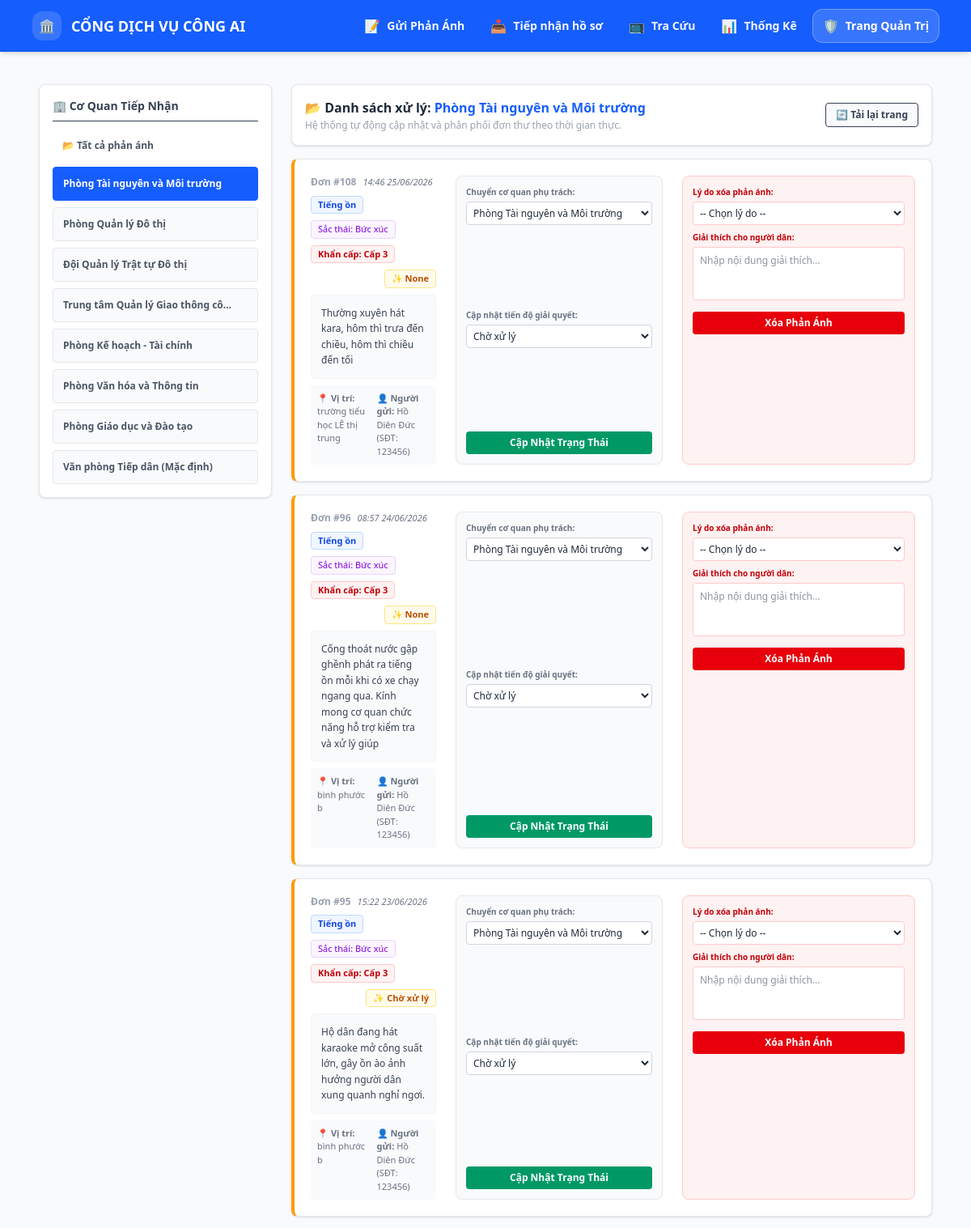
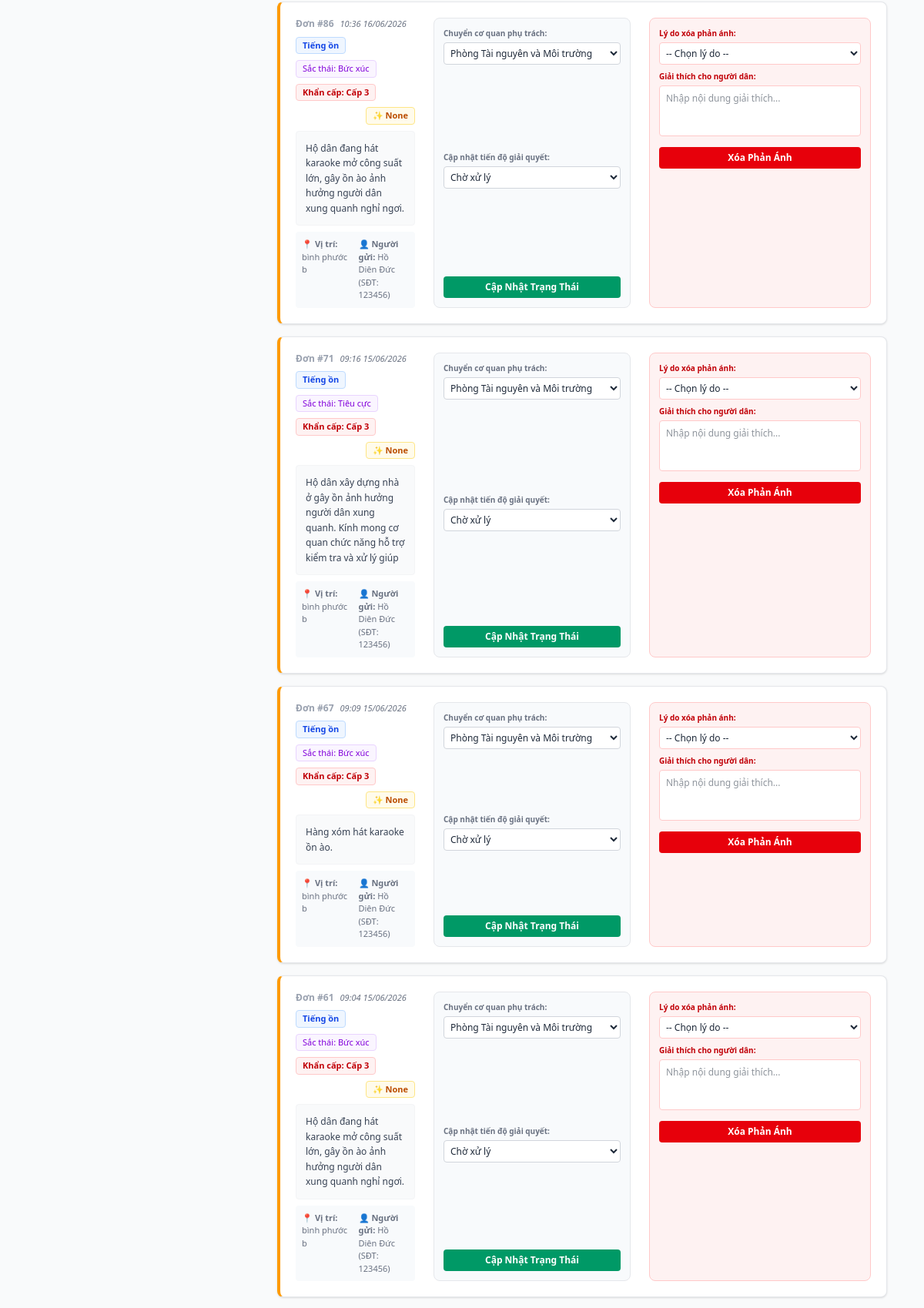
/admin?phong_id=1 (upper part), run on the app's committed database (2 pictures, top to bottom).
### tables this page shows
CREATE TABLE config_phong_ban (
                        id INTEGER PRIMARY KEY AUTOINCREMENT,
                        ten_phong TEXT,
                        linh_vuc_phu_trach TEXT UNIQUE);

CREATE TABLE phan_anh (
                        id INTEGER PRIMARY KEY AUTOINCREMENT,
                        noi_dung TEXT,
                        file_dinh_kem TEXT,
                        dia_chi TEXT,
                        ten_nguoi_gui TEXT,
                        sdt TEXT,
                        linh_vuc TEXT,
                        tu_khoa TEXT,
                        sac_thai TEXT,
                        do_khan_cap INTEGER,
                        phong_ban_id INTEGER,
                        trang_thai TEXT,
                        ngay_gui TEXT,
                        trang_thai_duyet TEXT DEFAULT 'Cho_tiep_nhan', ly_do_xoa TEXT, giai_thich_xoa TEXT, ngay_xoa TEXT, lat REAL, lng REAL);

### app.py (the view, shortened to what this page needs)
@app.route('/admin', methods=['GET', 'POST'])
def page_admin():
    conn = sqlite3.connect(DB_FILE)
    cursor = conn.cursor()
    message = None
    msg_type = None  # 'success' | 'error'
    allowed_trang_thai = {'Chờ xử lý', 'Đang xử lý', 'Đã hoàn thành', 'Chuyển cấp', 'Trả về'}
    allowed_ly_do_xoa = {'Phản ánh bị trùng', 'Không thuộc phạm vi giải quyết'}
    selected_phong_id = request.args.get('phong_id', type=int)
    sql_query = """
        SELECT pa.id, pa.noi_dung, pa.file_dinh_kem, pa.dia_chi, pa.ten_nguoi_gui,
               pa.sdt, pa.linh_vuc, pa.sac_thai, pa.do_khan_cap, pa.trang_thai,
               pa.phong_ban_id, pa.ngay_gui
        FROM phan_anh pa
        LEFT JOIN config_phong_ban pb ON pa.phong_ban_id = pb.id
        WHERE pa.trang_thai_duyet NOT IN ('Cho_tiep_nhan', 'Da_xoa')
    """
    if selected_phong_id:
        cursor.execute(sql_query + " AND phong_ban_id = ? ORDER BY pa.id DESC", (selected_phong_id,))
    else:
        cursor.execute(sql_query + " ORDER BY pa.id DESC")
    list_phan_anh = cursor.fetchall()
    cursor.execute("SELECT id, ten_phong FROM config_phong_ban")
    list_phong_ban = cursor.fetchall()
    conn.close()
    return render_template('admin.html', list_phan_anh=list_phan_anh, list_phong_ban=list_phong_ban, selected_phong_id=selected_phong_id, message=message, msg_type=msg_type)

### templates/admin.html (shortened to what this page needs)
{% extends "layout.html" %}
{% block content %}
<div class="flex flex-col lg:flex-row gap-6 mt-4">
    <div class="w-full lg:w-72 shrink-0 bg-white p-4 rounded-lg border border-gray-200 shadow-sm h-fit">
        <h3 class="font-bold text-gray-700 text-sm mb-3 pb-2 border-b flex items-center gap-2">
            🏢 Cơ Quan Tiếp Nhận
        </h3>
        <div class="space-y-2">
            <a href="{{ url_for('page_admin') }}" class="block px-3 py-2.5 rounded text-xs font-semibold transition {% if not selected_phong_id %} bg-blue-600 text-white {% else %} text-gray-600 hover:bg-gray-100 {% endif %}">
                📂 Tất cả phản ánh
            </a>
            {% for pb_id, pb_ten in list_phong_ban %}
            <a href="{{ url_for('page_admin', phong_id=pb_id) }}"
               id="nav-phong-{{ pb_id }}"
               onclick="clearBadge('{{ pb_id }}')"
               class="relative block px-3 py-3 rounded text-xs font-semibold transition flex justify-between items-center border {% if selected_phong_id == pb_id %} bg-blue-600 text-white border-blue-600 {% else %} text-gray-600 bg-gray-50 hover:bg-gray-100 border-gray-200 {% endif %}">
                <span class="truncate pr-4">{{ pb_ten }}</span>
            </a>
            {% endfor %}
        </div>
    </div>
    <div class="flex-1 space-y-4">
        <div class="bg-white p-4 border border-gray-200 rounded-lg shadow-sm flex justify-between items-center">
            <div>
                <h2 class="text-base font-bold text-gray-800">
                    📂 {% if selected_phong_id %}Danh sách xử lý: <span class="text-blue-600">{% for p_id, p_ten in list_phong_ban %}{% if p_id == selected_phong_id %}{{ p_ten }}{% endif %}{% endfor %}</span>{% else %}Tổng hợp tất cả phản ánh toàn hệ thống{% endif %}
                </h2>
                <p class="text-xs text-gray-400 mt-0.5">Hệ thống tự động cập nhật và phân phối đơn thư theo thời gian thực.</p>
            </div>
            <button onclick="window.location.reload()" class="bg-gray-50 hover:bg-gray-100 text-gray-700 font-semibold py-1.5 px-3 rounded text-xs transition border flex items-center gap-1">
                🔄 Tải lại trang
            </button>
        </div>
        <div id="danh-sach-don-thu" class="space-y-4">
            {% for id, noi_dung, file_dinh_kem, dia_chi, ten_nguoi_gui, sdt, linh_vuc, sac_thai, do_khan_cap, trang_thai, phong_ban_id,ngay_gui in list_phan_anh %}
            <div class="bg-white border border-gray-200 rounded-lg p-5 shadow-sm flex flex-col md:flex-row justify-between gap-6 border-l-4
            {% if do_khan_cap is not none and do_khan_cap >= 4 %}
        border-l-red-500
    {% elif do_khan_cap is not none and do_khan_cap == 3 %}
        border-l-amber-500
    {% else %}
        border-l-blue-500
    {% endif %}">
                <div class="flex-1 space-y-2">
                    <div class="flex flex-wrap items-center gap-2 text-[11px]">
                        <span class="font-bold text-gray-400 text-xs">Đơn #{{ id }}</span>
                        <span class="text-gray-500 italic"> {{ ngay_gui }}</span>
                        <span class="bg-blue-50 text-blue-700 px-2 py-0.5 rounded font-bold border border-blue-200">{{ linh_vuc }}</span>
                        <span class="bg-purple-50 text-purple-700 px-2 py-0.5 rounded border border-purple-200">Sắc thái: {{ sac_thai }}</span>
                        <span class="bg-red-50 text-red-700 px-2 py-0.5 rounded font-bold border border-red-200">Khẩn cấp: Cấp {{ do_khan_cap }}</span>
                        <span class="bg-amber-50 text-amber-700 px-2 py-0.5 rounded font-bold border border-amber-200 ml-auto">✨ {{ trang_thai }}</span>
                    </div>
                    <p class="text-gray-700 text-xs bg-gray-50 p-3 rounded font-medium border border-gray-100 leading-relaxed">{{ noi_dung }}</p>
                    <div class="text-[11px] text-gray-500 grid grid-cols-1 sm:grid-cols-2 gap-2 bg-slate-50 p-2 rounded">
                        <p>📍 <strong>Vị trí:</strong> {{ dia_chi }}</p>
                        <p>👤 <strong>Người gửi:</strong> {{ ten_nguoi_gui }} (SĐT: {{ sdt }})</p>
                    </div>
                </div>
                <form method="POST" class="w-full md:w-64 bg-slate-50 p-3 rounded-lg border border-gray-200 flex flex-col justify-between gap-2 shrink-0">
                    <div>
                        <label class="block text-[10px] font-bold text-gray-500 mb-1">Chuyển cơ quan phụ trách:</label>
                        <select name="phong_ban_id" class="w-full bg-white border border-gray-300 p-1 rounded text-xs outline-none">
                            {% for p_id, p_ten in list_phong_ban %}
                            <option value="{{ p_id }}" {% if p_id == phong_ban_id %} selected {% endif %}>{{ p_ten }}</option>
                            {% endfor %}
                        </select>
                    </div>
                    <div>
                        <label class="block text-[10px] font-bold text-gray-500 mb-1">Cập nhật tiến độ giải quyết:</label>
                        <select name="trang_thai" class="w-full bg-white border border-gray-300 p-1 rounded text-xs outline-none">
                            <option value="Chờ xử lý" {% if trang_thai == 'Chờ xử lý' %} selected {% endif %}>Chờ xử lý</option>
                        </select>
                    </div>
                    <button type="submit" class="w-full bg-emerald-600 text-white text-xs py-1.5 rounded font-bold hover:bg-emerald-700 transition">Cập Nhật Trạng Thái</button>
                </form>
                <form method="POST" class="w-full md:w-72 bg-red-50 p-3 rounded-lg border border-red-200 flex flex-col gap-2 shrink-0"
                      onsubmit="return confirm('Xóa phản ánh này khỏi danh sách xử lý? Lý do sẽ được hiển thị cho người dân.');">
                    <div>
                        <label class="block text-[10px] font-bold text-red-700 mb-1">Lý do xóa phản ánh:</label>
                        <select name="ly_do_xoa" class="w-full bg-white border border-red-200 p-1 rounded text-xs outline-none" required>
                            <option value="">-- Chọn lý do --</option>
                        </select>
                    </div>
                    <div>
                        <label class="block text-[10px] font-bold text-red-700 mb-1">Giải thích cho người dân:</label>
                        <textarea name="giai_thich_xoa" rows="3" class="w-full bg-white border border-red-200 p-2 rounded text-xs outline-none resize-none" placeholder="Nhập nội dung giải thích..." required></textarea>
                    </div>
                    <button type="submit" class="w-full bg-red-600 text-white text-xs py-1.5 rounded font-bold hover:bg-red-700 transition">Xóa Phản Ánh</button>
                </form>
            </div>
            {% endfor %}
        </div>
    </div>
</div>
{% endblock %}

### data on the page
config_phong_ban: ten_phong "Phòng Tài nguyên và Môi trường"
config_phong_ban: ten_phong "Phòng Quản lý Đô thị"
config_phong_ban: ten_phong "Đội Quản lý Trật tự Đô thị"
config_phong_ban: ten_phong "Trung tâm Quản lý Giao thông cô…"
config_phong_ban: ten_phong "Phòng Kế hoạch - Tài chính"
config_phong_ban: ten_phong "Phòng Văn hóa và Thông tin"
config_phong_ban: ten_phong "Phòng Giáo dục và Đào tạo"
config_phong_ban: ten_phong "Văn phòng Tiếp dân (Mặc định)"
phan_anh: id "108", ngay_gui "14:46 25/06/2026", linh_vuc "Tiếng ồn", sac_thai "Bức xúc", do_khan_cap "3", trang_thai "None", noi_dung "Thường xuyên hát kara, hôm thì trưa đến chiều, hôm thì chiều đến tối", dia_chi "trường tiểu học LÊ thị trung", ten_nguoi_gui "Hồ Diên Đức", sdt "123456", phong_ban_id "Phòng Tài nguyên và Môi trường"
phan_anh: id "96", ngay_gui "08:57 24/06/2026", linh_vuc "Tiếng ồn", sac_thai "Bức xúc", do_khan_cap "3", trang_thai "None", noi_dung "Cống thoát nước gập ghềnh phát ra tiếng ồn mỗi khi có xe chạy ngang qua. Kính mong cơ quan chức năng hỗ trợ kiểm tra và xử lý giúp", dia_chi "bình phước b", ten_nguoi_gui "Hồ Diên Đức", sdt "123456", phong_ban_id "Phòng Tài nguyên và Môi trường"
phan_anh: id "95", ngay_gui "15:22 23/06/2026", linh_vuc "Tiếng ồn", sac_thai "Bức xúc", do_khan_cap "3", trang_thai "Chờ xử lý", noi_dung "Hộ dân đang hát karaoke mở công suất lớn, gây ồn ào ảnh hưởng người dân xung quanh nghỉ ngơi.", dia_chi "bình phước b", ten_nguoi_gui "Hồ Diên Đức", sdt "123456", phong_ban_id "Phòng Tài nguyên và Môi trường"
phan_anh: id "86", ngay_gui "10:36 16/06/2026", linh_vuc "Tiếng ồn", sac_thai "Bức xúc", do_khan_cap "3", trang_thai "None", noi_dung "Hộ dân đang hát karaoke mở công suất lớn, gây ồn ào ảnh hưởng người dân xung quanh nghỉ ngơi.", dia_chi "bình phước b", ten_nguoi_gui "Hồ Diên Đức", sdt "123456", phong_ban_id "Phòng Tài nguyên và Môi trường"
phan_anh: id "71", ngay_gui "09:16 15/06/2026", linh_vuc "Tiếng ồn", sac_thai "Tiêu cực", do_khan_cap "3", trang_thai "None", noi_dung "Hộ dân xây dựng nhà ở gây ồn ảnh hưởng người dân xung quanh. Kính mong cơ quan chức năng hỗ trợ kiểm tra và xử lý giúp", dia_chi "bình phước b", ten_nguoi_gui "Hồ Diên Đức", sdt "123456", phong_ban_id "Phòng Tài nguyên và Môi trường"
phan_anh: id "67", ngay_gui "09:09 15/06/2026", linh_vuc "Tiếng ồn", sac_thai "Bức xúc", do_khan_cap "3", trang_thai "None", noi_dung "Hàng xóm hát karaoke ồn ào.", dia_chi "bình phước b", ten_nguoi_gui "Hồ Diên Đức", sdt "123456", phong_ban_id "Phòng Tài nguyên và Môi trường"
phan_anh: id "61", ngay_gui "09:04 15/06/2026", linh_vuc "Tiếng ồn", sac_thai "Bức xúc", do_khan_cap "3", trang_thai "None", noi_dung "Hộ dân đang hát karaoke mở công suất lớn, gây ồn ào ảnh hưởng người dân xung quanh nghỉ ngơi.", dia_chi "bình phước b", ten_nguoi_gui "Hồ Diên Đức", sdt "123456", phong_ban_id "Phòng Tài nguyên và Môi trường"
